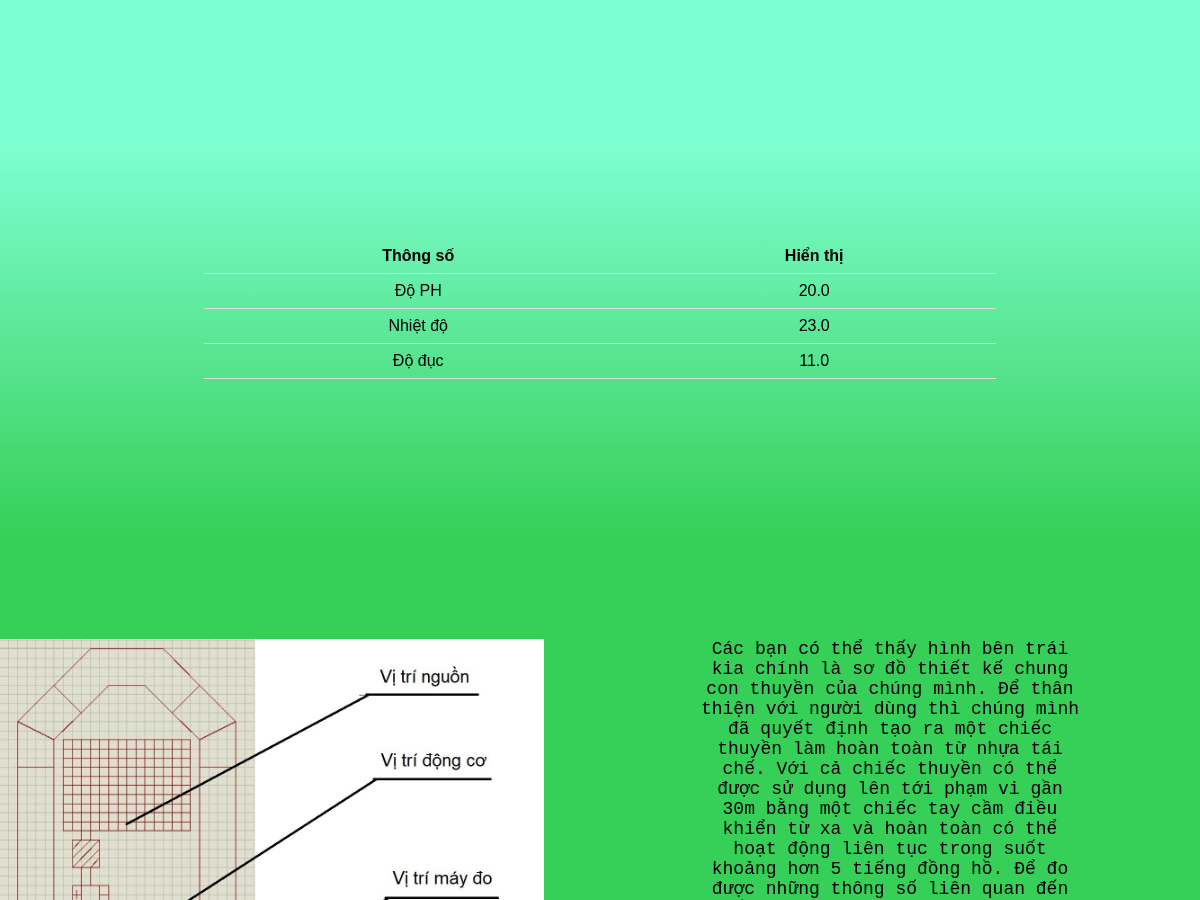
/web (middle part), run on an earlier commit of the app's database.
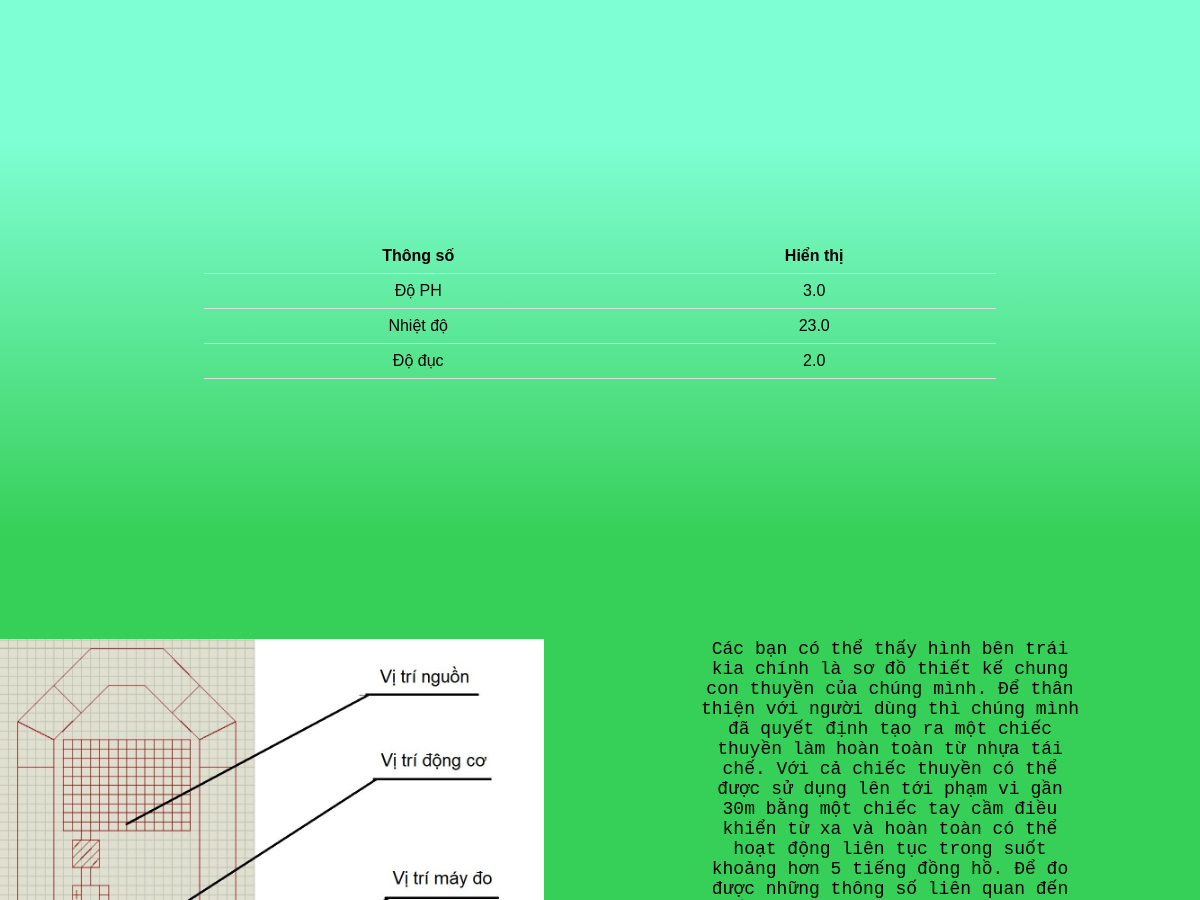
And on a later commit of the database.
### app.py (models this page shows)
class Sock(db.Model):
    __tablename__ = 'socks'
    do_Ph = db.Column(db.Float, primary_key=True)
    do_duc = db.Column(db.Float)

### app.py (the view)
@app.route('/web')
def index():
    sock=Sock.query.all()[-1]
    doPh = sock.do_Ph
    doduc = sock.do_duc
    return render_template('index.html', doPh=doPh, doduc=doduc)

### templates/index.html (shortened to what this page needs)
<!DOCTYPE html>
<html lang="en">
<head>
    <link rel="stylesheet" href="{{ url_for('static', filename='css/main.css') }}">
    <link rel="stylesheet" href="{{ url_for('static', filename='image/background.jpg') }}">
    <link rel="stylesheet" href="{{ url_for('static', filename='image/boat.jpg') }}">
    <link rel="stylesheet" href="{{ url_for('static', filename='image/logo.jpg') }}">
</head>
<body>
    <div id="map-section">
    </div>
    <div id="prmeter-section">
        <table>
            <tr>
                <th>Thông số</th>
                <th>Hiển thị</th>
            </tr>
            <tr>
                <td>Độ PH</td>
                <td>{{ doPh }}</td>
            </tr>
            <tr>
                <td>Nhiệt độ</td>
                <td>23.0</td>
            </tr>
            <tr>
                <td>Độ đục</td>
                <td>{{ doduc }}</td>
            </tr>
        </table>
    </div>
    <div id="explain-section">
        <img id="explain_image" src="{{ url_for('static', filename='image/boat.jpg') }}" alt="">
        <p id="explain_para">
        </p>
    </div>
</body>
</html>

### static/css/main.css (style rules this page uses)
* { margin: 0; padding: 0; }
html { scroll-behavior: smooth; font-family: Arial, Helvetica, sans-serif; }
#map-section { display: block; height: 780px; background-color:aquamarine; text-align: center; }
#prmeter-section { background-image: linear-gradient(aquamarine, #36cf57); height: 300px; padding-top: 100px; }
table { border: 2; margin-left: auto; margin-right: auto; width: 66%; border-collapse: collapse; }
th, td { padding: 8px; text-align: center; border-bottom: 1px solid #ddd; margin-top: 500px; }
#explain-section { float: none; height: 1000px; background-color: #36cf57; }
#explain_image { margin-top: 100px; height: 600px; width: auto; float: left; }
#explain_para { text-align: center; padding-top:100px; padding-left: 700px; padding-right: 120px; font-size:large; font-family:'Courier New', Courier, monospace; }

What changed in the data, as far as the page shows it:
no longer on this page (row unchanged): Sock: do_Ph "20.0", do_duc "11.0"
added Sock: do_Ph "3.0", do_duc "2.0"
